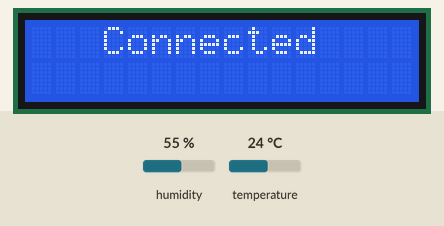
This sketch was run on a simulated ESP8266 (NodeMCU). On the bench: 16×2 character LCD. Inputs (shaded band) come from the test bench; at power-on: humidity 55 %, temperature 24 °C. WiFi joins after 1.5 s; servers stay silent unless stated; what the sketch prints to the serial monitor is not drawn.

Above: at 1.6 s.
At 2.8 s:
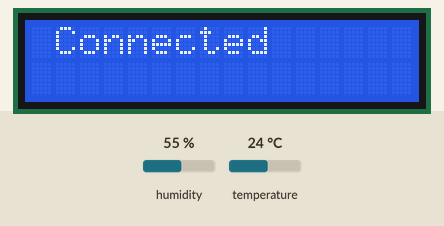
At 4.1 s:
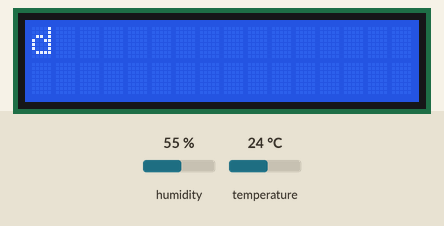
At 7.0 s:
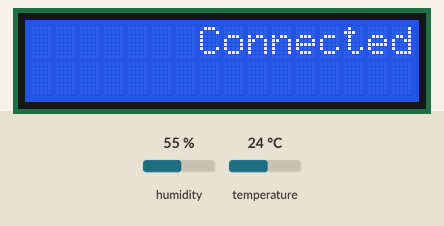
At 9.7 s:
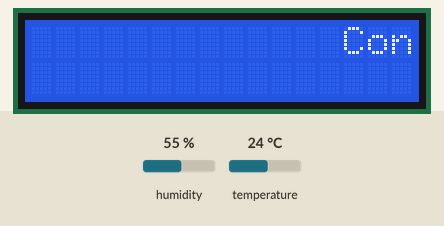
At 12.4 s:
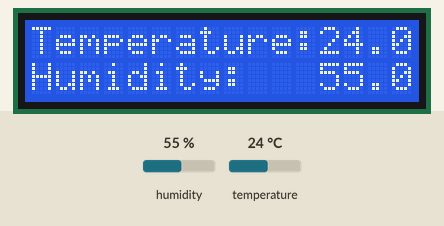

The sketch:

CODE-003.ino
```cpp
//#VTM https://www.youtube.com/c/VTMVlogVoThongMinh
#include <DHT.h>                          //Add DHT.h library
#include <ESP8266WiFi.h>
#include <LiquidCrystal_I2C.h>            //Add LiquidCrystal_I2C.h library
#include <Wire.h>
LiquidCrystal_I2C lcd(0x3F, 16, 2);
String apiKey = "*********";              // Enter your Write API key from ThingSpeak
const char* ssid = "*********";           // Give your wifi network name
const char* password = "**********";      // Give your wifi network password
const char* server = "api.thingspeak.com";
//#define led 20
#define DHTPIN 14 // what digital pin we're connected to
#define DHTTYPE DHT11 // DHT 11
DHT dht(DHTPIN, DHTTYPE);
WiFiClient client;
//...........................................................................................
void setup()
{
  Serial.begin(9600);
  //pinMode(led, OUTPUT);
  dht.begin();
  Serial.println("Connecting to ");
  Serial.println(ssid);
  WiFi.begin(ssid, password);
  while (WiFi.status() != WL_CONNECTED)
  {
    delay(500);
    Serial.print(".");
  }
  Serial.println("");
  Serial.println("WiFi connected");
  Wire.begin(2, 0);
  lcd.clear();
  lcd.begin();
  lcd.backlight();
  lcd.home();
  lcd.print("   Connected");
  delay(1000);
  cuonchu();
}
//...........................................................................................
void loop()
{
  float h = dht.readHumidity();
  float t = dht.readTemperature();
  lcd.setCursor(0, 0);
  lcd.print("Temperature:");
  lcd.setCursor(0, 1);
  lcd.print("Humidity:");
  lcd.setCursor(12, 0);
  lcd.print(t);
  lcd.setCursor(12, 1);
  lcd.print(h);
  if (isnan(h) || isnan(t))
  {
    Serial.println("Failed to read from DHT sensor!");
    return;
  }
  if (client.connect(server, 80))  //   "184.106.153.149" or api.thingspeak.com
  {
    String postStr = apiKey;
    postStr += "&field1=";
    postStr += String(t);
    postStr += "&field2=";
    postStr += String(h);
    postStr += "\r\n\r\n";

    client.print("POST /update HTTP/1.1\n");
    client.print("Host: api.thingspeak.com\n");
    client.print("Connection: close\n");
    client.print("X-THINGSPEAKAPIKEY: " + apiKey + "\n");
    client.print("Content-Type: application/x-www-form-urlencoded\n");
    client.print("Content-Length: ");
    client.print(postStr.length());
    client.print("\n\n");
    client.print(postStr);

    Serial.print("Temperature: ");
    Serial.print(t);
    Serial.print(" degrees Celcius, Humidity: ");
    Serial.print(h);
    Serial.println("%. Send to Thingspeak.");
  }
  client.stop();

  Serial.println("Waiting...");

  // thingspeak needs minimum 15 sec delay between updates, i've set it to 30 seconds
  delay(10000);
}
//...........................................................................................
void cuonchu() {
  // Cuộn 13 vị trí sang trái
  for (int positionCounter = 0; positionCounter < 13; positionCounter++) {
    // Cuộn 1 vị trí sang trái:
    lcd.scrollDisplayLeft();
    // delay:
    delay(150);
  }

  // Cuộn 29 vị trí sang phải:
  for (int positionCounter = 0; positionCounter < 29; positionCounter++) {
    // Cuộn 1 vị trí sang phải:
    lcd.scrollDisplayRight();
    // wdelay:
    delay(150);
  }

  // Cuộn 16 vị trí sang trái
  for (int positionCounter = 0; positionCounter < 16; positionCounter++) {
    // Cuộn 1 vị trí sang trái:
    lcd.scrollDisplayLeft();
    // delay:
    delay(150);
  }

  // delay:
  delay(1000);

}
```

Measured:
- what the display in image 0 shows lasts 1.0 s, from 1.6 s to 2.6 s
